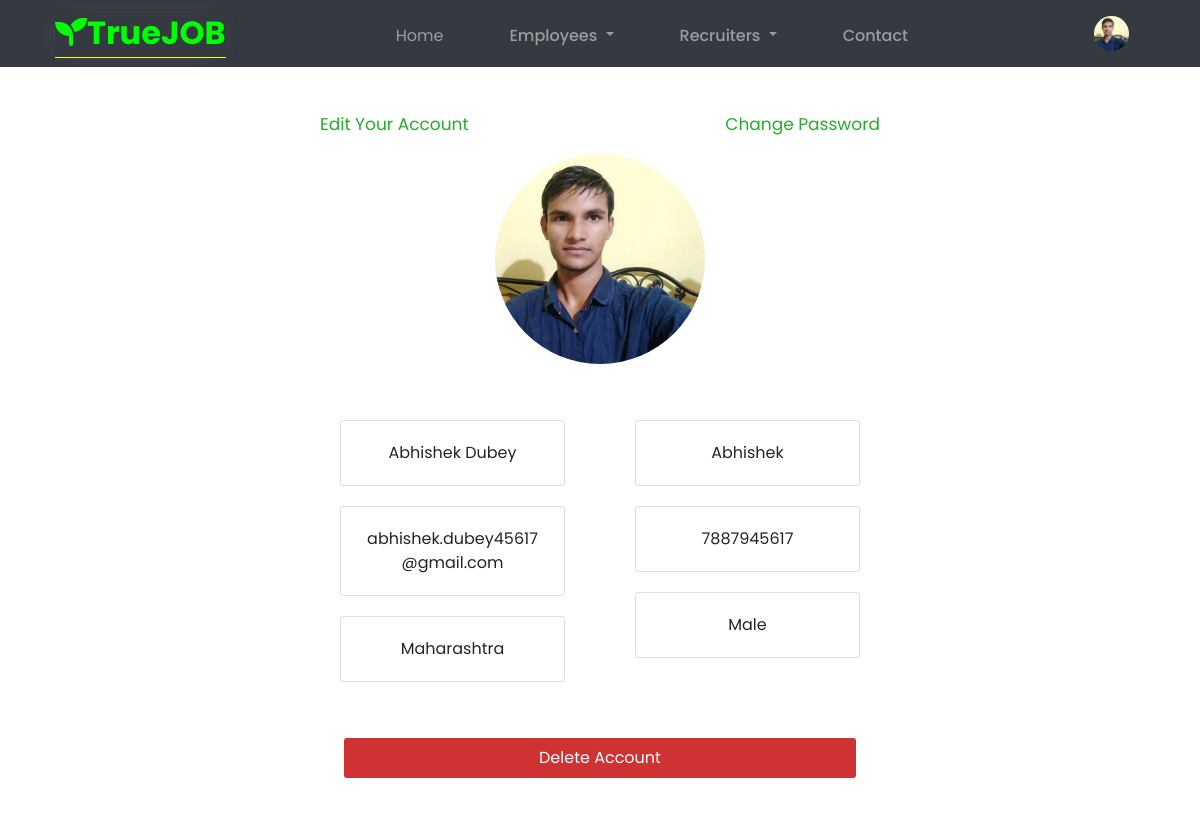
The page /accounts/ (signed in) on the database as committed earlier.
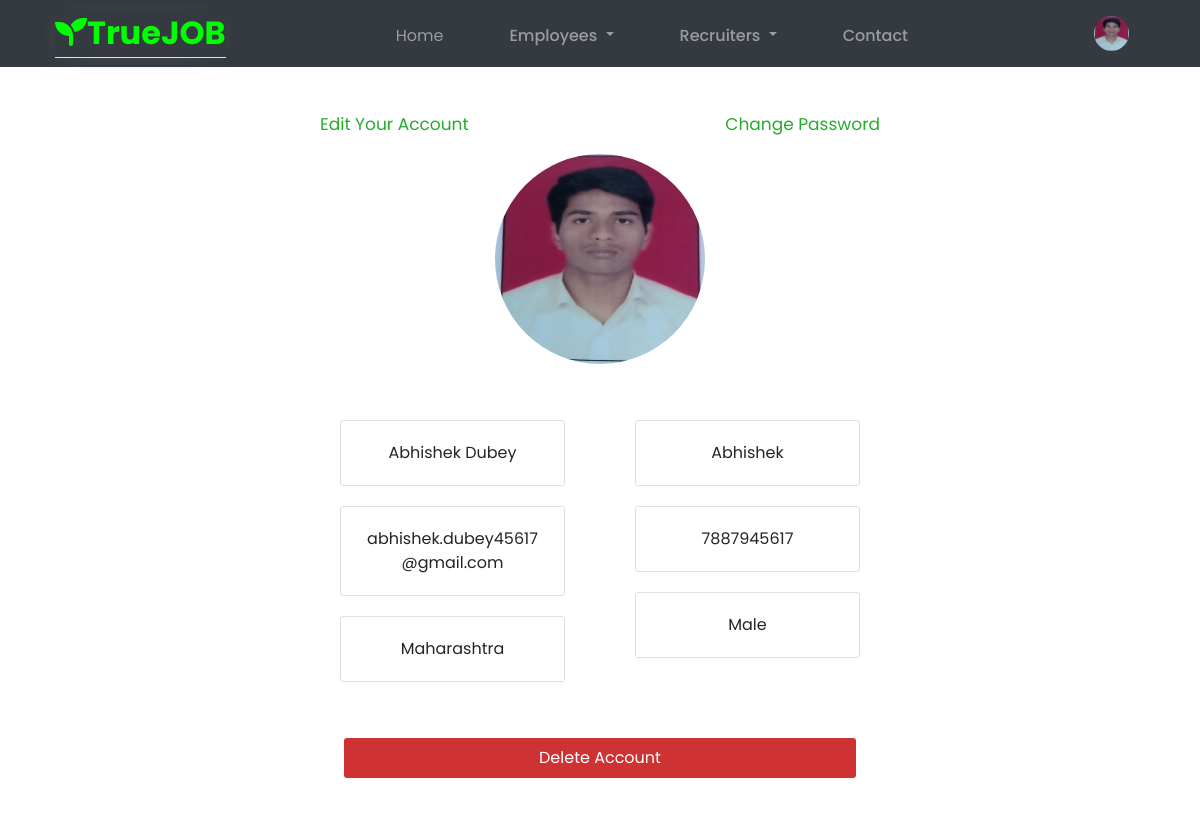
The same page on the database as committed later.
### app/models.py (models this page shows, shortened)
class UserAccount(AbstractBaseUser):
    image = models.ImageField(verbose_name='Image',upload_to='profile_image/%y')
    first_name = models.CharField(verbose_name='Full Name',max_length=2000)
    username = models.CharField(verbose_name='Username',unique=True,max_length=2000)
    email = models.EmailField(verbose_name='Email',unique=True)
    phone = models.CharField(verbose_name='Phone Number',unique=True,max_length=13)
    state = models.CharField(verbose_name='State',max_length=20,choices=STATE_TYPES)
    gender = models.CharField(verbose_name='Gender',max_length=20,choices=GENDER_TYPE)
    date_joined = models.DateTimeField(verbose_name='Date Joined',auto_now=True)
    last_login = models.DateTimeField(verbose_name='Last Login',auto_now_add=True)
    is_active = models.BooleanField(default=True)
    is_admin = models.BooleanField(default=False)
    is_superuser = models.BooleanField(default=False)
    is_staff = models.BooleanField(default=False)
    USERNAME_FIELD = 'email'
    REQUIRED_FIELDS = ['username']
    objects = UserBaseManager()

### app/views.py (the view)
# urls.py: path('accounts/',views.Accounts,name='accounts'),
def Accounts(request):
    return render(request, 'app/account.html')

### app/templates/app/account.html (shortened to what this page needs)
<!DOCTYPE html>
{% load static %}
<html lang="en" dir="ltr">
  <head>
    <link rel="stylesheet" href="https://stackpath.bootstrapcdn.com/bootstrap/4.3.1/css/bootstrap.min.css"
>
    <link rel="stylesheet" href="{% static 'app/css/account.css' %}" />
    <link
      rel="stylesheet"
      href="https://cdnjs.cloudflare.com/ajax/libs/font-awesome/6.0.0/css/all.min.css"
    />
  </head>
  <body id="test">
    <nav class="navbar sticky-top navbar-dark bg-dark  navbar-expand-lg ">
      <div class="container" style="max-width: 70rem;">
        <a class="logo" href="{% url 'index' %}"><i class="fa-solid fa-seedling"></i>TrueJOB</a>
        <div class="collapse navbar-collapse" id="navbarSupportedContent">
          <ul class="navbar-nav" style="width: 100%;justify-content: center;">
            <li class="nav-item nav_first" style="padding-top: 4px;">
                <a class="nav-link" href="/">Home</a>
            </li>
            <li class="nav-item _divfgt" style="padding-top: 4px;">
                <a class="nav-link dropdown-toggle" href="#" id="navbarDropdown" role="button"
                    data-toggle="dropdown" aria-haspopup="true" aria-expanded="false">
                    Employees
                </a>
            </li>
            <li class="nav-item _divfgt" style="padding-top: 4px;">
                <a class="nav-link dropdown-toggle" href="#" id="navbarDropdown" role="button"
                    data-toggle="dropdown" aria-haspopup="true" aria-expanded="false">
                    Recruiters
                </a>
            </li>
            <li class="nav-item _divfgt" style="padding-top: 4px;">
                {% if request.user.is_authenticated %}
                <a class="nav-link" href="{% url 'contact' %}">Contact</a>
                {% else %}
                <a class="nav-link" href="{% url 'login' %}">Contact</a>
                {% endif %}
            </li>
          </ul>
          <div class="btn-group">
            <a class="nav-link dropdown" href="#" id="navbarDropdown" role="button" data-toggle="dropdown"
                aria-haspopup="true" aria-expanded="false">
                {% if request.user.image %}
                <img src="{{request.user.image.url}}" width="35" height="35" style="border-radius: 50%;" alt="">
                {% else %}
                <i class="fa fa-user-circle fa-2x" style="color: #b3e671;"></i>
                {% endif %}
            </a>
        </div>
      </div>
    </nav>
    <div class="container mt-3 pb-5" style="max-width: 40rem">
      <div class="_condgt">
        <div class="link_edit d-flex">
          <p class="left_edit">
            <a class="_par_lik" href="{% url 'accountsedits' request.user.id %}">
              Edit Your Account
            </a>
          </p>
          <p class="right_edit">
            <a class="_par_lik" href="{% url 'settings' %}">
              Change Password
            </a>
          </p>
        </div>
        <div class="fgyh text-center">
          {% if request.user.image %}
          <img src="{{request.user.image.url}}" class="img-fluid img_profil" alt="">
          {% else %}
          <div style="font-size: 20px">
            <i class="fa fa-user-circle fa-10x" style="color: #b3e671"></i>
          </div>
          {% endif %}
        </div>
        <div class="card mt-3" style="border: none;">
          <div class="row g-0">
            <div class="col-md-6 para_group">
              <div class="card-body text-center">
                <p class="card-title">{{request.user.first_name}}</p>
                <p class="card-title">{{request.user.email}}</p>
                <p class="card-title">{{request.user.state}}</p>
              </div>
            </div>
            <div class="col-md-6 para_group">
              <div class="card-body text-center">
                <p class="card-title">{{request.user.username}}</p>
                <p class="card-title">{{request.user.phone}}</p>
                <p class="card-title">{{request.user.gender}}</p>
              </div>
            </div>
          </div>
          <div class="del_input p-4">
            <button type="button" id="btn_type" class="BTN_SUB">Delete Account</button>
          </div>
        </div>
      </div>
    </div>
  </body>
</html>

### app/static/app/css/account.css (style rules this page uses)
* { margin: 0; padding: 0; box-sizing: border-box; font-family: "Poppins", sans-serif; }
.logo { text-decoration: none; font-size: 2rem; border-bottom: 1px solid yellow; transition: all 0.30s; box-shadow: -2px 2px 22px -11px rgba(201, 184, 184, 0.75); -webkit-box-shadow: -2px 2px 22px -11px rgba(117, 113, 113, 0.75); -moz-box-shadow: -2px 2px 22px -11px rgba(0, 0, 0, 0.75); color: lime; font-weight: 700; }
.nav-link { color: rgb(12, 12, 12); }
.nav_first { padding-left: 0px; }
._divfgt { color: rgb(7, 7, 78); font-weight: 500; padding-left: 50px; }
.img_profil { border-radius: 50%; width: 210px; height: 210px; }
._condgt { border: none; border-radius: 5px; padding: 25px; }
.para_group p { border: 1px solid #dfdfdf; border-radius: 3px; padding: 20px; margin-top: 20px; }
.left_edit { font-size: 20px; width: 100%; }
.right_edit { font-size: 20px; width: 100%; text-align: right; }
._par_lik { font-size: 17px; text-decoration: none; color: #24ad2a; }
.BTN_SUB { border: none; width: 100%; padding: 8px; border-radius: 3px; color: #ffffff; background-color: #ce3232; }

Rows that differ between the two databases and show on the page:
changed UserAccount "Abhishek Dubey": user.image: a different picture
